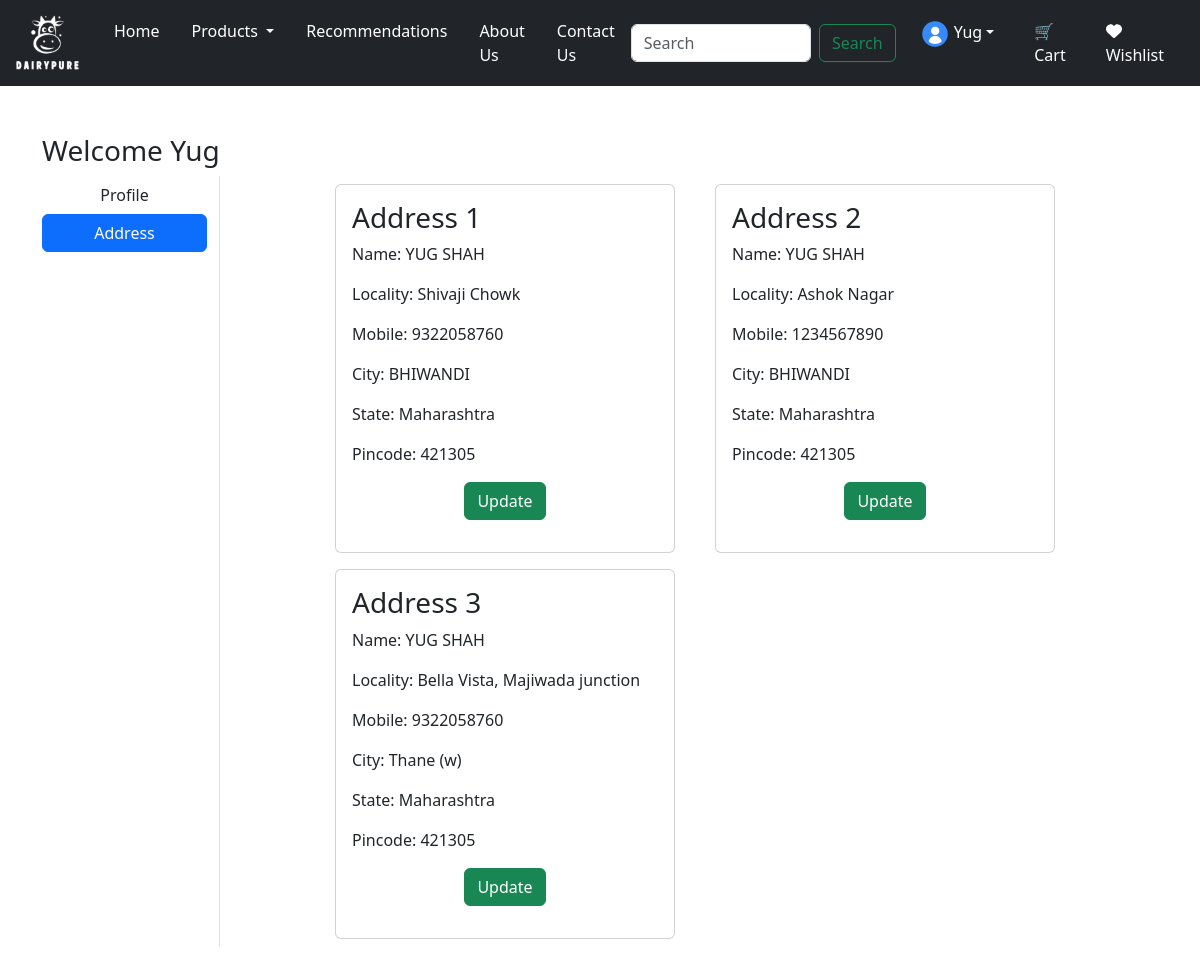
The page /address/ (signed in) on the database its author committed.
### app/models.py (models this page shows, shortened)
class Customer(models.Model):
    user = models.ForeignKey(User, on_delete=models.CASCADE)
    name = models.CharField(max_length=200)
    locality = models.CharField(max_length=200)
    city = models.CharField(max_length=50)
    mobile = models.IntegerField(default=0)
    zipcode = models.IntegerField()
    state = models.CharField(choices=STATE_CHOICES, max_length=100)

### app/views.py (the view)
# urls.py: path('address/', views.address, name='address'),
@login_required
def address(request):
    add = Customer.objects.filter(user=request.user)
    totalitem = 0
    wishitem = 0
    if request.user.is_authenticated:
        totalitem = len(Cart.objects.filter(user=request.user))
        wishitem = len(Wishlist.objects.filter(user=request.user))
    return render(request, 'app/address.html', locals())

### app/templates/app/address.html (shortened to what this page needs)
{% extends 'app/base.html' %}
{% load static %}
{% block main-content %}
<div class="container my-5">
    <div class="row">
        <h3>Welcome <span class="text-capitalize">{{request.user}}</span> </h3>
        <div class="col-sm-2 border-end">
            <ul class="list-unstyled">
                <li class="d-grid"><a href="{% url 'profile' %}" class="btn">Profile</a></li>
                <li class="d-grid"><a href="{% url 'address' %}" class="btn btn-primary">Address</a> </li>
            </ul>
        </div>
        <div class="col-sm-8 offset-sm-1">
            <div class="row">
                {% for ad in add %}
                    <div class="col-sm-6">
                        <div class="card m-2">
                            <div class="card-body">
                                <h3>Address {{forloop.counter}}</h3>
                                <p>Name: {{ad.name}}</p>
                                <p>Locality: {{ad.locality}}</p>
                                <p>Mobile: {{ad.mobile}}</p>
                                <p>City: {{ad.city}}</p>
                                <p>State: {{ad.state}}</p>
                                <p>Pincode: {{ad.zipcode}}</p>
                                <p class="text-center"><a href="{% url 'updateAddress' pk=ad.id %}" type="button" class="btn btn-success">Update</a> </p>
                            </div>
                        </div>
                    </div>
                {% endfor %}
            </div>
        </div>
    </div>
</div>
{% endblock main-content %}

### app/templates/app/base.html (shortened to what this page needs)
<!DOCTYPE html>
{% load static %}
<html lang="en">
<head>
    <link href="https://cdn.jsdelivr.net/npm/bootstrap@5.3.3/dist/css/bootstrap.min.css" rel="stylesheet">
    <link rel="stylesheet" href="{% static 'app/css/owl.carousel.min.css' %}" />
    <link rel="stylesheet" href="{% static 'app/css/all.min.css' %}" />
    <link rel="stylesheet" href="{% static 'app/css/style.css' %}" />
</head>
<body>
<nav class="navbar navbar-expand-lg navbar-dark bg-dark">
  <div class="container-fluid">
    <a class="navbar-brand" href="/">
      <img src="{% static 'app/images/logo2.png' %}" width="70" height="60"/>
    </a>
    <div class="collapse navbar-collapse" id="navbarSupportedContent">
      <ul class="navbar-nav me-auto mb-2 mb-lg-0">
        <li class="nav-item mx-2">
          <a class="nav-link active" aria-current="page" href="/">Home</a>
        </li>
        <li class="nav-item dropdown mx-2">
          <a class="nav-link text-white dropdown-toggle" href="#" role="button" data-bs-toggle="dropdown" aria-expanded="false">
            Products
          </a>
        </li>
        <li class="nav-item mx-2">
          <a class="nav-link text-white" href="{% url 'about' %}">Recommendations</a>
        </li>
        <li class="nav-item mx-2">
          <a class="nav-link text-white" href="{% url 'about' %}">About Us</a>
        </li>
        <li class="nav-item mx-2">
          <a class="nav-link text-white" href="{% url 'contact' %}">Contact Us</a>
        </li>
      </ul>
      <form class="d-flex" role="search" action="/search">
        <input class="form-control me-2" type="search" placeholder="Search" name="search" aria-label="Search">
        <button class="btn btn-outline-success" type="submit">Search</button>
      </form>
      <ul class="navbar-nav">
        <li class="nav-item dropdown mx-3">
          <a class="nav-link text-white dropdown-toggle" href="#" id="profileDropdown" role="button" data-bs-toggle="dropdown" aria-expanded="false"><img src="{% static 'app/images/blue-profile-icon.png' %}" height="30" width="30"> {{request.user}}</a>
        </li>
        <li class="nav-item mx-2">
          <a href="{% url 'showcart' %}" class="nav-link text-white"> 🛒Cart</a>
        </li>
        <li class="nav-item mx-3">
          <a href="{% url 'showwishlist' %}" class="nav-link text-white"> <i class="fa fa-heart"></i> Wishlist</a>
        </li>
      </ul>
    </div>
  </div>
</nav>
{% block main-content %}{% endblock main-content %}
</body>
</html>

### rows shown on the page
Customer: name "YUG SHAH", locality "Shivaji Chowk", mobile "9322058760", city "BHIWANDI", state "Maharashtra", zipcode "421305"
Customer: name "YUG SHAH", locality "Ashok Nagar", mobile "1234567890", city "BHIWANDI", state "Maharashtra", zipcode "421305"
Customer: name "YUG SHAH", locality "Bella Vista, Majiwada junction", mobile "9322058760", city "Thane (w)", state "Maharashtra", zipcode "421305"

### other values the page prints
{{ request.user }} "Yug"
